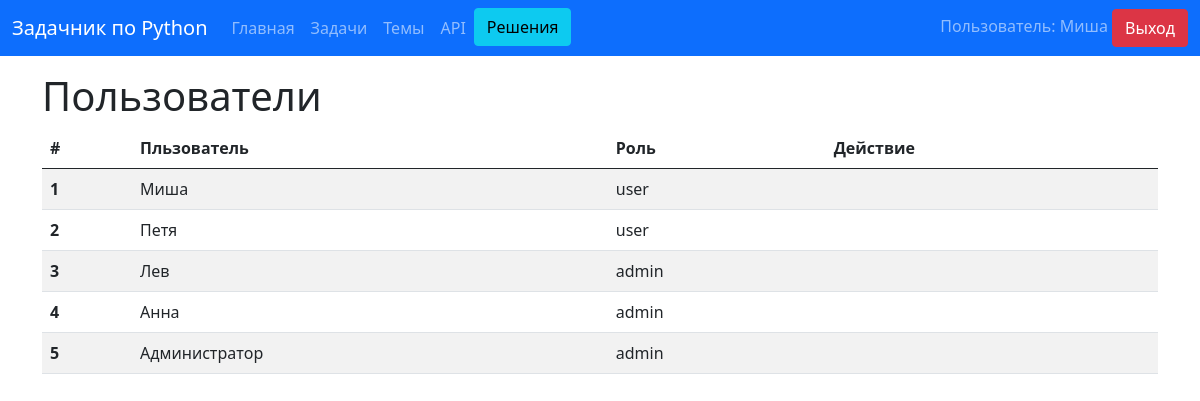
The app's page /users_page (signed in) with its own data.
### data/users.py (models this page shows, shortened)
class User(SqlAlchemyBase, UserMixin, SerializerMixin):
    __tablename__ = 'users'
    id = sqlalchemy.Column(sqlalchemy.Integer, primary_key=True, autoincrement=True)
    name = sqlalchemy.Column(sqlalchemy.String, index=True, nullable=True)
    role = sqlalchemy.Column(sqlalchemy.String, default='user')
    email = sqlalchemy.Column(sqlalchemy.String, index=True, unique=True, nullable=True)
    hashed_password = sqlalchemy.Column(sqlalchemy.String, nullable=True)
    created_date = sqlalchemy.Column(sqlalchemy.DateTime, default=datetime.date.today)
    task = orm.relation("Task", back_populates='user')
    solve = orm.relation("Solve", cascade="all, delete")

### main.py (the view)
@app.route('/users_page', methods=['GET', 'POST'])
@login_required
def users():
    session = db_session.create_session()
    result = session.query(User)
    return render_template('users_page.html', title='Пользователи', items=result)

### data/db_session.py (called while the page is built)
def create_session() -> Session:
    global __factory
    return __factory()

### main.py (called while the page is built)
@login_manager.user_loader
def load_user(user_id):
    session = db_session.create_session()
    return session.query(User).get(user_id)

### templates/users_page.html (shortened to what this page needs)
{% extends "base_template.html" %}
{% block main %}
<h1>Пользователи</h1>
<table class="table table-striped">
    <thead>
    <tr>
        <th scope="col">#</th>
        <th scope="col">Пльзователь</th>
        <th scope="col">Роль</th>
        <th scope="col">Действие</th>
    </tr>
    </thead>
    {% for item in items %}
    <tr>
        <th scope="row">{{ loop.index }}</th>
        <td>{{ item.name }}</td>
        <td>{{ item.role }}</td>
        <td></td>
    </tr>
    {% endfor %}
</table>
{% endblock %}

### templates/base_template.html (shortened to what this page needs)
<!doctype html>
<html lang="ru">
<head>
    <link href="https://cdn.jsdelivr.net/npm/bootstrap@5.0.0-beta3/dist/css/bootstrap.min.css" rel="stylesheet"
>
</head>
<body>
<div class="d-flex flex-column h-200">
    <header>
        <nav class="navbar navbar-expand-lg navbar-dark bg-primary">
            <div class="container-fluid">
                <a class="navbar-brand mb-0 h1" href="/">Задачник по Python</a>
                <div class="collapse navbar-collapse" id="navbarNav">
                    <ul class="navbar-nav">
                        <li class="nav-item"><a class="nav-link" href="/">Главная</a></li>
                        <li class="nav-item"><a class="nav-link" href="/subjects/tasks/all">Задачи</a></li>
                        <li class="nav-item"><a class="nav-link" href="/subjects">Темы</a></li>
                        <li class="nav-item"><a class="nav-link" href="/about">API</a></li>
                        {% if current_user.is_authenticated and current_user.role == 'user' %}
                        <li class="nav-item"><a href="/solves" class="btn btn-info">Решения</a></li>
                        {% endif %}
                    </ul>
                </div>
                <div>
                    {% if current_user.is_authenticated %}
                    <span class="navbar-text">Пользователь: {{ current_user.name }} </span> <a href="/logout">
                    <button type="button" class="btn btn-danger">Выход</button>
                </a>
                    {% else %}
                    <a href="login" class="btn btn-success">Вход</a>
                    <a href="registration" class="btn btn-success">Регистрация</a>
                    {% endif %}
                </div>
            </div>
        </nav>
    </header>
    <div class="container py-3">
        <main>
            {% block main %}
            {% endblock %}
        </main>
    </div>
</div>
</body>
</html>

### records on screen
User: name "Миша", role "user"
User: name "Петя", role "user"
User: name "Лев", role "admin"
User: name "Анна", role "admin"
User: name "Администратор", role "admin"
